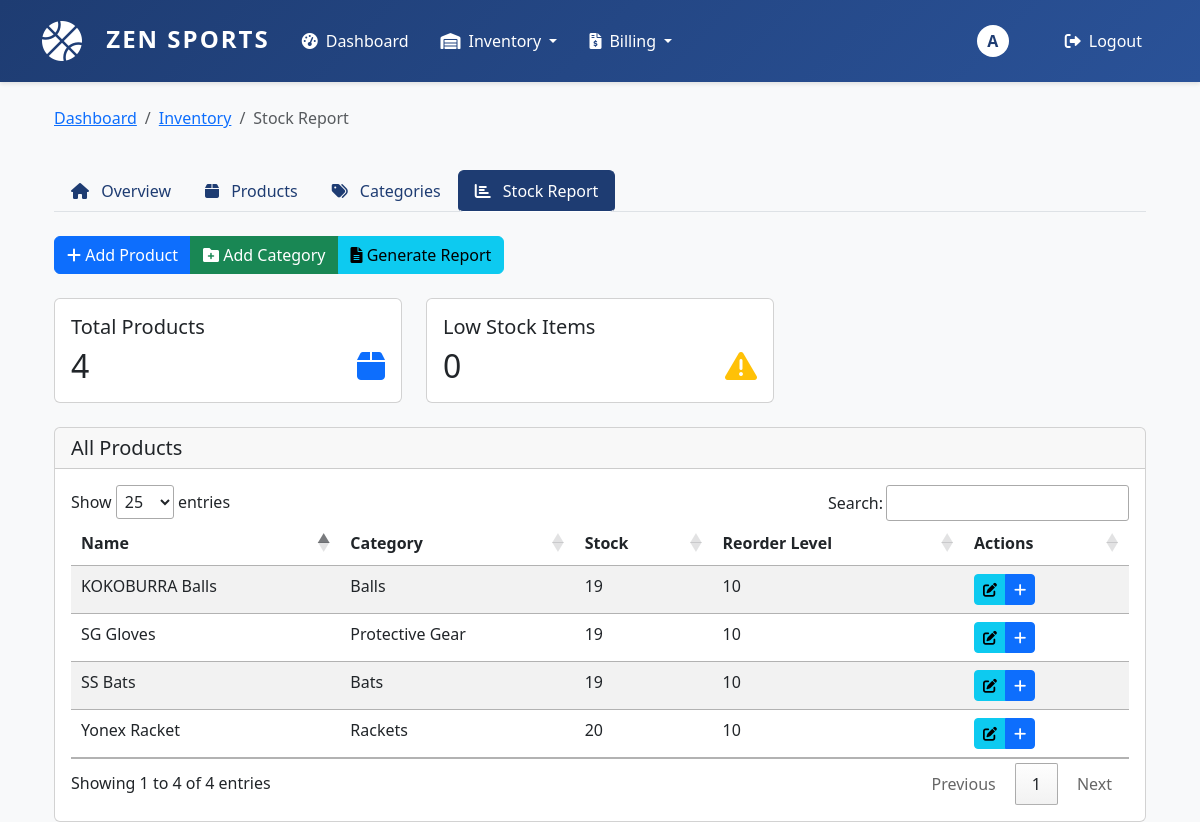
The app's page /inventory/stock-report/ (signed in) with its own data.
### inventory/models.py (models this page shows, shortened)
class Product(models.Model):
    name = models.CharField(max_length=200)
    category = models.ForeignKey(Category, on_delete=models.SET_NULL, null=True)
    sku = models.CharField(max_length=50, unique=True)
    description = models.TextField(blank=True)
    price = models.DecimalField(max_digits=10, decimal_places=2, validators=[MinValueValidator(0)])
    stock = models.IntegerField(default=0, validators=[MinValueValidator(0)])
    reorder_level = models.IntegerField(default=10, validators=[MinValueValidator(0)],
                                      help_text="Minimum stock level before reordering")
    image = models.ImageField(upload_to='products/', null=True, blank=True, default='products/default.png')
    created_at = models.DateTimeField(auto_now_add=True)
    updated_at = models.DateTimeField(auto_now=True)
    class Meta:
        ordering = ['name']

class Category(models.Model):
    name = models.CharField(max_length=100, unique=True)
    description = models.TextField(blank=True)
    created_at = models.DateTimeField(auto_now_add=True)
    updated_at = models.DateTimeField(auto_now=True)
    class Meta:
        verbose_name_plural = "Categories"
        ordering = ['name']

### inventory/views.py (the view)
# urls.py: path('stock-report/', views.stock_report, name='stock_report'),
@login_required
def stock_report(request):
    products = Product.objects.select_related('category').all()
    low_stock_products = products.filter(stock__lte=F('reorder_level'))
    context = {
        'products': products,
        'low_stock_products': low_stock_products,
        'low_stock_count': low_stock_products.count(),
    }
    return render(request, 'inventory/stock_report.html', context)

### templates/inventory/stock_report.html (shortened to what this page needs)
{% extends 'inventory/base_inventory.html' %}
{% block breadcrumb %}
<li class="breadcrumb-item active">Stock Report</li>
{% endblock %}
{% block inventory_content %}
<div class="row mb-4">
    <div class="col-md-4">
        <div class="card">
            <div class="card-body">
                <h5 class="card-title">Total Products</h5>
                <div class="d-flex justify-content-between align-items-center">
                    <div>
                        <h2 class="mb-0">{{ products.count }}</h2>
                    </div>
                    <div class="text-primary">
                        <i class="fas fa-box fa-2x"></i>
                    </div>
                </div>
            </div>
        </div>
    </div>
    <div class="col-md-4">
        <div class="card">
            <div class="card-body">
                <h5 class="card-title">Low Stock Items</h5>
                <div class="d-flex justify-content-between align-items-center">
                    <div>
                        <h2 class="mb-0">{{ low_stock_count }}</h2>
                    </div>
                    <div class="text-warning">
                        <i class="fas fa-exclamation-triangle fa-2x"></i>
                    </div>
                </div>
            </div>
        </div>
    </div>
</div>
<div class="card">
    <div class="card-header">
        <h5 class="mb-0">All Products</h5>
    </div>
    <div class="card-body">
        <div class="table-responsive">
            <table class="table table-striped" id="productsTable">
                <thead>
                    <tr>
                        <th>Name</th>
                        <th>Category</th>
                        <th>Stock</th>
                        <th>Reorder Level</th>
                        <th>Actions</th>
                    </tr>
                </thead>
                <tbody>
                    {% for product in products %}
                    <tr>
                        <td>{{ product.name }}</td>
                        <td>{{ product.category.name }}</td>
                        <td>
                            {% if product.stock <= product.reorder_level %}
                            <span class="badge bg-warning">{{ product.stock }}</span>
                            {% else %}
                            {{ product.stock }}
                            {% endif %}
                        </td>
                        <td>{{ product.reorder_level }}</td>
                        <td>
                            <div class="btn-group" role="group">
                                <a href="{% url 'inventory:edit_product' product.id %}" class="btn btn-sm btn-info">
                                    <i class="fas fa-edit"></i>
                                </a>
                                <button type="button" class="btn btn-sm btn-primary" onclick="updateStock('{{ product.id }}')">
                                    <i class="fas fa-plus"></i>
                                </button>
                            </div>
                        </td>
                    </tr>
                    {% endfor %}
                </tbody>
            </table>
        </div>
    </div>
</div>
{% endblock %}

### templates/base.html (shortened to what this page needs)
<!DOCTYPE html>
{% load static %}
<html lang="en">
<head>
    <link href="https://cdn.jsdelivr.net/npm/bootstrap@5.3.0/dist/css/bootstrap.min.css" rel="stylesheet">
    <link href="https://cdnjs.cloudflare.com/ajax/libs/font-awesome/6.0.0/css/all.min.css" rel="stylesheet">
    <link rel="stylesheet" href="https://cdn.datatables.net/1.13.6/css/jquery.dataTables.min.css">
</head>
<body>
    <nav class="navbar navbar-expand-lg">
        <div class="container">
            <a class="navbar-brand" href="{% if user.is_authenticated %}{% url 'dashboard' %}{% else %}#{% endif %}">
                <i class="fas fa-basketball-ball" style="font-size:2.5rem; color:white; vertical-align:middle;"></i>
                <span style="font-weight:bold; font-size:1.5rem; color:white; margin-left:10px; letter-spacing:2px;">ZEN SPORTS</span>
            </a>
            {% if user.is_authenticated %}
            <div class="collapse navbar-collapse" id="navbarNav">
                <ul class="navbar-nav me-auto">
                    <li class="nav-item">
                        <a class="nav-link {% if request.resolver_match.url_name == 'dashboard' %}active{% endif %}" href="{% url 'dashboard' %}">
                            <i class="fas fa-tachometer-alt"></i>Dashboard
                        </a>
                    </li>
                    <li class="nav-item dropdown">
                        <a class="nav-link dropdown-toggle" href="#" id="inventoryDropdown" role="button" data-bs-toggle="dropdown">
                            <i class="fas fa-warehouse"></i>Inventory
                        </a>
                    </li>
                    <li class="nav-item dropdown">
                        <a class="nav-link dropdown-toggle" href="#" id="billingDropdown" role="button" data-bs-toggle="dropdown">
                            <i class="fas fa-file-invoice-dollar"></i>Billing
                        </a>
                    </li>
                </ul>
                <div class="user-menu">
                    <a href="{% url 'users:profile' %}" class="nav-link p-0">
                        <span class="user-avatar">{{ request.user.username|first|upper }}</span>
                    </a>
                    <a class="nav-link" href="{% url 'logout' %}">
                        <i class="fas fa-sign-out-alt"></i>Logout
                    </a>
                </div>
            </div>
            {% endif %}
        </div>
    </nav>
    <div class="container mt-4">
        {% block content %}{% endblock %}
    </div>
</body>
</html>

### templates/base.html (style rules this page uses)
:root { --primary-color: #1e3c72; --secondary-color: #2a5298; }
body { background-color: #f8f9fa; }
.navbar { background: linear-gradient(135deg, var(--primary-color) 0%, var(--secondary-color) 100%); padding: 1rem 0; box-shadow: 0 2px 4px rgba(0, 0, 0, 0.1); }
.navbar-brand { color: white !important; font-weight: bold; font-size: 1.5rem; }
.navbar-brand i { margin-right: 0.5rem; }
.nav-link { color: #fff !important; padding: 0.5rem 1rem !important; border-radius: 5px; transition: all 0.3s ease; }
.nav-link i { margin-right: 0.5rem; }
.user-menu { display: flex; align-items: center; gap: 1rem; }
.user-menu .nav-link { display: flex; align-items: center; }
.user-avatar { width: 32px; height: 32px; border-radius: 50%; background-color: white; display: flex; align-items: center; justify-content: center; color: var(--primary-color); font-weight: bold; margin-right: 0.5rem; transition: all 0.3s ease; cursor: pointer; }

### records on screen
Product: name "KOKOBURRA Balls", category.name "Balls", stock "19", reorder_level "10"
Product: name "SG Gloves", category.name "Protective Gear", stock "19", reorder_level "10"
Product: name "SS Bats", category.name "Bats", stock "19", reorder_level "10"
Product: name "Yonex Racket", category.name "Rackets", stock "20", reorder_level "10"

### other values on screen
{{ request.user.username|first|upper }} "A"
{{ products.count }} "4"
{{ low_stock_count }} "0"
